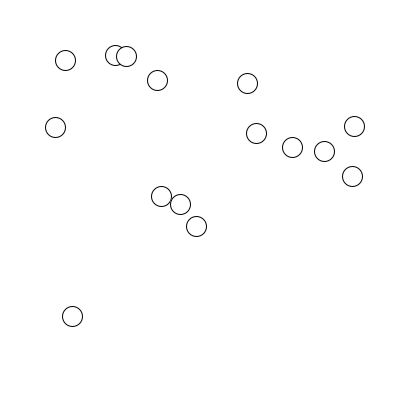
Frame 1 (no input)
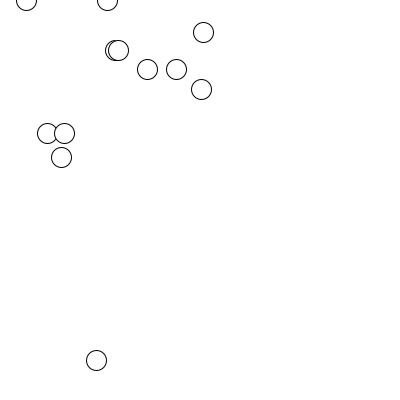
Frame 60 (the mouse pressed at the canvas centre just before this capture)
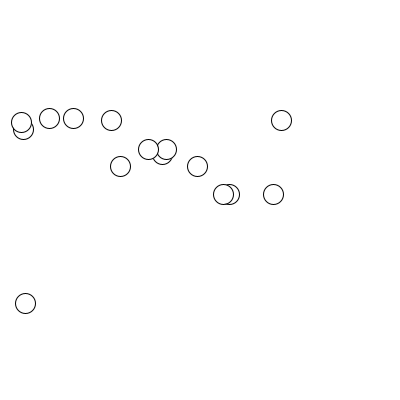
Frame 120 (the mouse held since frame 60 and released just before this capture)

The Processing sketch that drew these frames (run headless with seeded random() and noise(); from frame 60 on, the mouse is pressed at the canvas centre):

// Processing sketch: processing_67054
// ── processing_67054.pde

int ballCount= 15;
float[] ballPosX = new float[ballCount];
float[] ballPosY = new float[ballCount];
float[] ballSpeedX = new float[ballCount];
float[] ballSpeedY = new float [ballCount];
float[] gravity = new float[ballCount];

void setup(){
  size(400,400);
  stroke(0);
  smooth();
  for(int i=0;i<ballCount;i++){
    ballSpeedX[i]=10;
    ballSpeedY[i]=10;
    ballPosX[i]=(random(40, width-40));
    ballPosY[i]=(random(40, height-40));
    gravity[i]=(.428);
  }
}

void draw(){
    background(255);
  for(int i=0;i<ballCount;i++){
   
    ballSpeedY[i] += gravity[i];
      ballPosX[i] += ballSpeedX[i];
      ballPosY[i] += ballSpeedY[i];
  
    ellipse(ballPosX[i], ballPosY[i], 20, 20);
      
 
  //Collision
  
   if(ballPosY[i] >= height-30 ) { //|| ballPosY[i] <= 30
    ballPosY[i]=height-30;
    ballSpeedY[i] *= -.95;
}
  
  if(ballPosX[i] >= width-30 || ballPosX[i] <= 30) {

    ballSpeedX[i] *=-.95;
  }
  }
}
  
  //All Stop
//   if (ballPosY[i] == 370 && ballSpeedY[i] < .5) {
//    ballSpeedY[i] = 0;
//    gravity[i]=0;
//  }
//    if (ballPosX[i] < 10 && ballSpeedX[i] > -1) {
//    ballSpeedX[i]=0;
//    gravity[i]=0;
//    
//  }
//  
//}
//}
